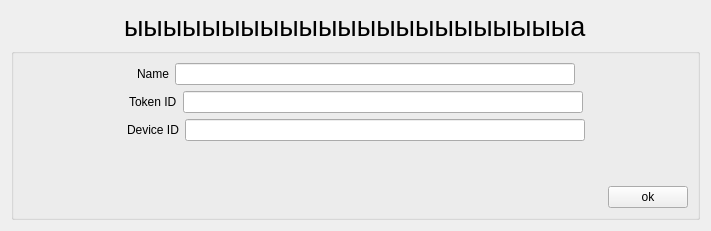
<?xml version="1.0" encoding="UTF-8"?>
<ui version="4.0">
 <class>menu</class>
 <widget class="QWidget" name="menu">
  <property name="geometry">
   <rect>
    <x>0</x>
    <y>0</y>
    <width>711</width>
    <height>231</height>
   </rect>
  </property>
  <property name="windowTitle">
   <string>Form</string>
  </property>
  <layout class="QGridLayout" name="gridLayout_2">
   <item row="0" column="0">
    <layout class="QGridLayout" name="gridLayout">
     <item row="0" column="0">
      <layout class="QHBoxLayout" name="horizontalLayout">
       <item>
        <spacer name="horizontalSpacer">
         <property name="orientation">
          <enum>Qt::Horizontal</enum>
         </property>
         <property name="sizeHint" stdset="0">
          <size>
           <width>40</width>
           <height>20</height>
          </size>
         </property>
        </spacer>
       </item>
       <item>
        <widget class="QLabel" name="label">
         <property name="text">
          <string>&lt;html&gt;&lt;head/&gt;&lt;body&gt;&lt;p&gt;&lt;span style=&quot; font-size:20pt;&quot;&gt;ыыыыыыыыыыыыыыыыыыыыыыыа&lt;/span&gt;&lt;/p&gt;&lt;/body&gt;&lt;/html&gt;</string>
         </property>
        </widget>
       </item>
       <item>
        <spacer name="horizontalSpacer_2">
         <property name="orientation">
          <enum>Qt::Horizontal</enum>
         </property>
         <property name="sizeHint" stdset="0">
          <size>
           <width>40</width>
           <height>20</height>
          </size>
         </property>
        </spacer>
       </item>
      </layout>
     </item>
     <item row="1" column="0">
      <widget class="QGroupBox" name="verticalGroupBox">
       <layout class="QVBoxLayout" name="verticalLayout">
        <item>
         <layout class="QHBoxLayout" name="horizontalLayout_6">
          <item>
           <spacer name="horizontalSpacer_9">
            <property name="orientation">
             <enum>Qt::Horizontal</enum>
            </property>
            <property name="sizeHint" stdset="0">
             <size>
              <width>40</width>
              <height>20</height>
             </size>
            </property>
           </spacer>
          </item>
          <item>
           <widget class="QLabel" name="label_4">
            <property name="text">
             <string>Name</string>
            </property>
           </widget>
          </item>
          <item>
           <widget class="QLineEdit" name="lineEdit_3">
            <property name="minimumSize">
             <size>
              <width>400</width>
              <height>0</height>
             </size>
            </property>
           </widget>
          </item>
          <item>
           <spacer name="horizontalSpacer_8">
            <property name="orientation">
             <enum>Qt::Horizontal</enum>
            </property>
            <property name="sizeHint" stdset="0">
             <size>
              <width>40</width>
              <height>20</height>
             </size>
            </property>
           </spacer>
          </item>
         </layout>
        </item>
        <item>
         <layout class="QHBoxLayout" name="horizontalLayout_2">
          <item>
           <spacer name="horizontalSpacer_4">
            <property name="orientation">
             <enum>Qt::Horizontal</enum>
            </property>
            <property name="sizeHint" stdset="0">
             <size>
              <width>40</width>
              <height>20</height>
             </size>
            </property>
           </spacer>
          </item>
          <item>
           <widget class="QLabel" name="label_2">
            <property name="text">
             <string>Token ID</string>
            </property>
           </widget>
          </item>
          <item>
           <widget class="QLineEdit" name="lineEdit">
            <property name="minimumSize">
             <size>
              <width>400</width>
              <height>0</height>
             </size>
            </property>
           </widget>
          </item>
          <item>
           <spacer name="horizontalSpacer_3">
            <property name="orientation">
             <enum>Qt::Horizontal</enum>
            </property>
            <property name="sizeHint" stdset="0">
             <size>
              <width>40</width>
              <height>20</height>
             </size>
            </property>
           </spacer>
          </item>
         </layout>
        </item>
        <item>
         <layout class="QHBoxLayout" name="horizontalLayout_3">
          <item>
           <spacer name="horizontalSpacer_6">
            <property name="orientation">
             <enum>Qt::Horizontal</enum>
            </property>
            <property name="sizeHint" stdset="0">
             <size>
              <width>40</width>
              <height>20</height>
             </size>
            </property>
           </spacer>
          </item>
          <item>
           <widget class="QLabel" name="label_3">
            <property name="text">
             <string>Device ID</string>
            </property>
           </widget>
          </item>
          <item>
           <widget class="QLineEdit" name="lineEdit_2">
            <property name="minimumSize">
             <size>
              <width>400</width>
              <height>0</height>
             </size>
            </property>
           </widget>
          </item>
          <item>
           <spacer name="horizontalSpacer_5">
            <property name="orientation">
             <enum>Qt::Horizontal</enum>
            </property>
            <property name="sizeHint" stdset="0">
             <size>
              <width>40</width>
              <height>20</height>
             </size>
            </property>
           </spacer>
          </item>
         </layout>
        </item>
        <item>
         <spacer name="verticalSpacer">
          <property name="orientation">
           <enum>Qt::Vertical</enum>
          </property>
          <property name="sizeHint" stdset="0">
           <size>
            <width>20</width>
            <height>40</height>
           </size>
          </property>
         </spacer>
        </item>
        <item>
         <layout class="QHBoxLayout" name="horizontalLayout_5">
          <item>
           <spacer name="horizontalSpacer_7">
            <property name="orientation">
             <enum>Qt::Horizontal</enum>
            </property>
            <property name="sizeHint" stdset="0">
             <size>
              <width>40</width>
              <height>20</height>
             </size>
            </property>
           </spacer>
          </item>
          <item>
           <widget class="QPushButton" name="pushButton">
            <property name="text">
             <string>ok</string>
            </property>
           </widget>
          </item>
         </layout>
        </item>
       </layout>
      </widget>
     </item>
    </layout>
   </item>
  </layout>
 </widget>
 <resources/>
 <connections/>
</ui>
